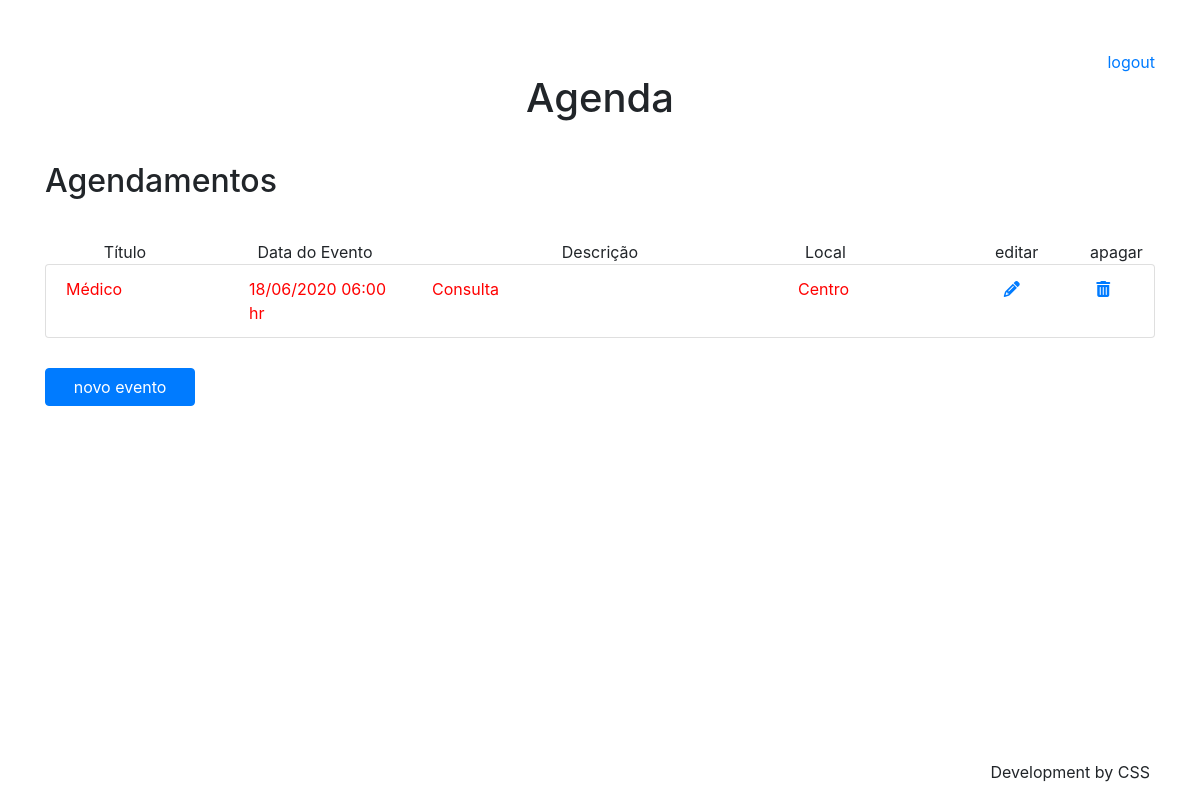
The app's page /agenda/ (signed in) with its own data.
### core/models.py (models this page shows, shortened)
class Evento(models.Model):
    titulo = models.CharField(max_length=100)
    descricao = models.TextField(blank=True,null=True)
    local = models.CharField(max_length=100)
    data_evento = models.DateTimeField(verbose_name="Data do evento")
    data_criacao = models.DateTimeField(auto_now=True)
    usuario = models.ForeignKey(User, on_delete=models.CASCADE)
    class Meta:
        db_table = "evento"
    def get_data_evento(self):
        return self.data_evento.strftime('%d/%m/%Y %H:%M hr')
    def get_evento_atrasado(self):
        if self.data_evento < datetime.now():
            return True
        else:
            return False

### core/views.py (the view)
# urls.py: path('agenda/',views.lista_eventos),
@login_required(login_url='/login')
def lista_eventos(request):
    usuario = request.user
    data_atual = datetime.now()
    eventos = Evento.objects.filter(usuario=usuario)
    data = {
        'eventos':eventos
    }
    return render(request,'agenda.html',data)

### templates/agenda.html
{% extends "model-page.html" %}
{% block content%}
    <h2>Agendamentos</h2>
    <div class="row">
        <div class="col-md-2 text-center">Título </div>
        <div class="col-md-2 text-center">Data do Evento </div>
        <div class="col-md-4 text-center">Descrição </div>
        <div class="col-md-2">Local </div>
        <div class="col-md-1">editar</div>
        <div class="col-md-1">apagar</div>
    </div>
    <ul class="list-group">
        {% for evento in eventos %}
            <li class="list-group-item">
                <div class="row" style={% if evento.get_evento_atrasado %} "color:red" {%endif%}>
                    <div class="col-md-2">{{evento.titulo}} </div>
                    <div class="col-md-2">{{evento.get_data_evento}} </div>
                    <div class="col-md-4">{{evento.descricao}} </div>
                    <div class="col-md-2">{{evento.local}} </div>
                    <div class="col-md-1 text-center">
                        <a href="evento/?id={{evento.id}}">
                            <i class='fas fa-pencil-alt'></i>
                        </a>
                    </div>
                    <div class="col-md-1 text-center">
                        <a href="evento/delete/{{evento.id}}">
                            <i class='fas fa-trash-alt'></i>
                        </a>
                    </div>
                </div>
            </li>
        {% endfor %}
    </ul>
    <a href="evento">
        <button type="button" class="btn btn-primary">novo evento</button>
    </a>
{% endblock%}

### staticfiles/css/estilo.css (style rules this page uses)
h1,h2 { margin-bottom:40px; }
.btn { width:150px; margin-top:30px; }

### records on screen
Evento: titulo "Médico", get_data_evento "18/06/2020 06:00 hr", descricao "Consulta", local "Centro"
